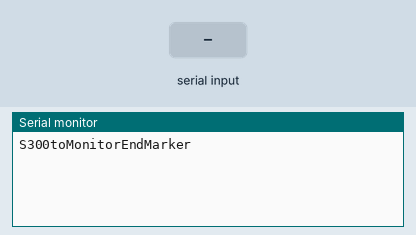
A sketch run on a simulated Arduino Uno, built with avr-gcc and run on an emulated ATmega328P. Shown: the last lines printed to the serial monitor. The inputs (shaded band) are chosen by the test bench.

Above: at 1.2 s.
1.3 s: "1\n" received over the second serial link
At 2.1 s:
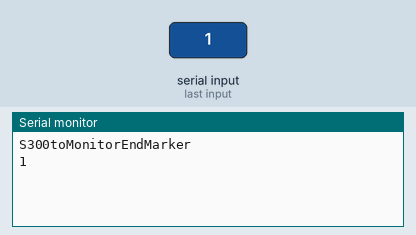
2.8 s: "0\n" received over the second serial link
At 3.3 s:
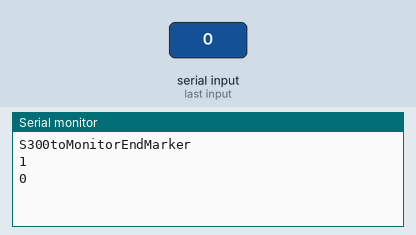
4.3 s: "2\n" received over the second serial link
At 5.6 s:
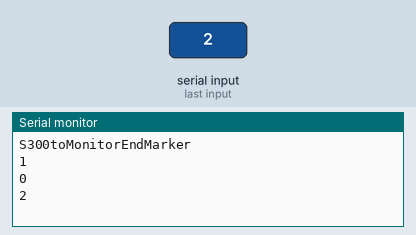

The sketch:

S300toMonitorEndMarker.ino
```cpp
/*

  SD300toMonitorEndMarker

*/
#include <SoftwareSerial.h>
#include <SPI.h>
#include <SdFat.h>

#define rxPin 10
#define txPin 11

SoftwareSerial mySerial(rxPin, txPin); // RX, TX

//Serial input withEndMarker
//http://forum.arduino.cc/index.php?topic=288234.0
const byte numChars = 32;
char receivedChars[numChars];  // an array to store the received data
boolean newData = false;

void setup() {
  Serial.begin(115200);
  Serial.println("S300toMonitorEndMarker");

  pinMode(rxPin, INPUT);
  pinMode(txPin, OUTPUT);
  mySerial.begin(38400);
}

void loop() {
  recvWithEndMarker();
  receivedChars[7] = '\0';
  showNewData();
}

void recvWithEndMarker() {
  static byte ndx = 0;
  char endMarker = '\n';
  char rc;

  // if (mySerial.available() > 0) {
  while (mySerial.available() > 0 && newData == false) {
    rc = mySerial.read();

    if (rc != endMarker) {
      receivedChars[ndx] = rc;
      ndx++;
      if (ndx >= numChars) {
        ndx = numChars - 1;
      }
    }
    else {
      receivedChars[ndx] = '\0'; // terminate the string
      ndx = 0;
      newData = true;
    }
  }
}

void showNewData() {
  if (newData == true) {
    //Serial.print("This just in ... ");
    Serial.println(receivedChars);
    newData = false;
  }
}
```

Measured:
- after the input at 1.3 s, the serial monitor: prints a new line at once (image 1)
- after the input at 2.8 s, the serial monitor: prints a new line at once (image 2)
- after the input at 4.3 s, the serial monitor: prints a new line at once (image 3)
